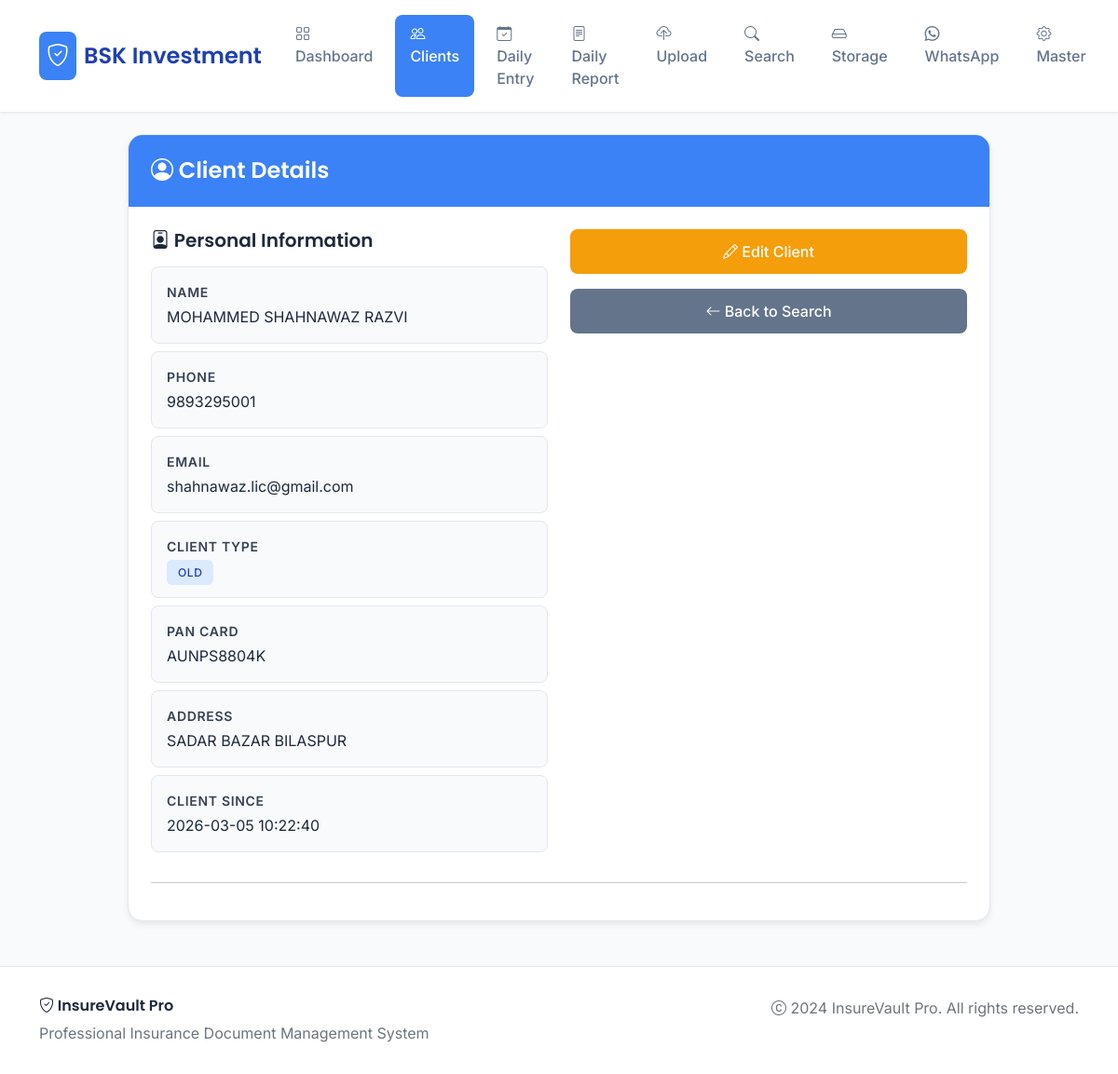
/client/19, run on the app's committed database.
### tables this page shows
CREATE TABLE clients (
            id INTEGER PRIMARY KEY AUTOINCREMENT,
            name TEXT NOT NULL,
            phone TEXT,
            email TEXT,
            folder_name TEXT,
            client_type TEXT,
            policy_number TEXT,
            pan_card TEXT,
            address TEXT,
            created_at TIMESTAMP DEFAULT CURRENT_TIMESTAMP
        , policy_expiry_date TEXT, premium_amount TEXT, policy_type TEXT);

### app.py (the view)
@app.route('/client/<int:client_id>')
def client_details(client_id):
    try:
        conn = get_db_connection()
        if conn is None:
            flash("Database error", "error")
            return redirect(url_for('search_client'))
        client = conn.execute('SELECT * FROM clients WHERE id = ?', (client_id,)).fetchone()
        documents = conn.execute(
            'SELECT * FROM documents WHERE client_id = ? ORDER BY upload_date DESC',
            (client_id,)
        ).fetchall()
        id_entries = conn.execute(
            "SELECT * FROM daily_entries WHERE client_id = ? AND investment_type = 'ID Section' ORDER BY entry_date DESC, id DESC",
            (client_id,)
        ).fetchall()
        conn.close()
        if client is None:
            flash('Client not found!')
            return redirect(url_for('search_client'))
        return render_template('client_details.html', client=client, documents=documents, id_entries=id_entries)
    except Exception as e:
        logger.error(f"Error in client_details: {e}")
        flash("Error loading client details", "error")
        return redirect(url_for('search_client'))

### app.py (called while the page is built)
def get_db_connection():
    try:
        conn = sqlite3.connect('documents.db', timeout=60)
        conn.row_factory = sqlite3.Row
        conn.execute('PRAGMA journal_mode=WAL')
        conn.execute('PRAGMA busy_timeout=60000')
        conn.execute('PRAGMA synchronous=NORMAL')
        return conn
    except sqlite3.Error as e:
        logger.error(f"Database connection error: {e}")
        return None

### templates/client_details.html (shortened to what this page needs)
<!DOCTYPE html>
<html lang="hi">
<head>
    <link href="https://cdn.jsdelivr.net/npm/bootstrap@5.1.3/dist/css/bootstrap.min.css" rel="stylesheet">
    <link rel="stylesheet" href="https://cdn.jsdelivr.net/npm/bootstrap-icons@1.7.2/font/bootstrap-icons.css">
</head>
{% set active_page = 'clients' %}
{% include '_navbar.html' %}
    <div class="container mt-4">
        <div class="row">
            <div class="col-md-10 mx-auto">
                <div class="modern-card">
                    <div class="card-header-modern">
                        <h4 class="mb-0"><i class="bi bi-person-circle"></i> Client Details</h4>
                    </div>
                    <div class="card-body p-4">
                        <div class="row mb-4">
                            <div class="col-md-6">
                                <h5 class="mb-3" style="font-family: 'Poppins', sans-serif; font-weight: 600; color: #1e293b;">
                                    <i class="bi bi-person-badge"></i> Personal Information
                                </h5>
                                <div class="info-card">
                                    <div class="info-label">Name</div>
                                    <div class="info-value">{{ client['name'] }}</div>
                                </div>
                                <div class="info-card">
                                    <div class="info-label">Phone</div>
                                    <div class="info-value">{{ client['phone'] or 'Not provided' }}</div>
                                </div>
                                <div class="info-card">
                                    <div class="info-label">Email</div>
                                    <div class="info-value">{{ client['email'] or 'Not provided' }}</div>
                                </div>
                                <div class="info-card">
                                    <div class="info-label">Client Type</div>
                                    <div class="info-value">
                                        {% if client['client_type'] %}
                                            <span class="badge-modern badge-primary">{{ client['client_type'] }}</span>
                                        {% else %}
                                            <span class="badge-modern badge-secondary">Not specified</span>
                                        {% endif %}
                                    </div>
                                </div>
                                {% if client['pan_card'] %}
                                <div class="info-card">
                                    <div class="info-label">PAN Card</div>
                                    <div class="info-value">{{ client['pan_card'] }}</div>
                                </div>
                                {% endif %}
                                {% if client['address'] %}
                                <div class="info-card">
                                    <div class="info-label">Address</div>
                                    <div class="info-value">{{ client['address'] }}</div>
                                </div>
                                {% endif %}
                                <div class="info-card">
                                    <div class="info-label">Client Since</div>
                                    <div class="info-value">{{ client['created_at'] }}</div>
                                </div>
                            </div>
                            <div class="col-md-6">
                                <div class="d-grid gap-3">
                                    <a href="{{ url_for('edit_client', client_id=client['id']) }}" class="btn btn-warning-custom">
                                        <i class="bi bi-pencil"></i> Edit Client
                                    </a>
                                    <a href="/search_client" class="btn btn-secondary-custom">
                                        <i class="bi bi-arrow-left"></i> Back to Search
                                    </a>
                                </div>
                            </div>
                        </div>
                        <hr>
                    </div>
                </div>
            </div>
        </div>
    </div>
    <footer class="footer">
        <div class="container">
            <div class="row">
                <div class="col-md-6">
                    <h6 style="font-family: 'Poppins', sans-serif; font-weight: 600; color: #1e293b;">
                        <i class="bi bi-shield-check"></i> InsureVault Pro
                    </h6>
                    <p class="text-muted mb-0">Professional Insurance Document Management System</p>
                </div>
                <div class="col-md-6 text-md-end">
                    <p class="text-muted mb-0">
                        <i class="bi bi-c-circle"></i> 2024 InsureVault Pro. All rights reserved.
                    </p>
                </div>
            </div>
        </div>
    </footer>
</body>
</html>

### templates/client_details.html (style rules this page uses)
* { margin: 0; padding: 0; box-sizing: border-box; }
.modern-card { background: white; border-radius: 16px; box-shadow: 0 4px 6px rgba(0,0,0,0.07); border: 1px solid #e2e8f0; overflow: hidden; }
.card-header-modern { background: #3b82f6; color: white; padding: 1.5rem; border: none; }
.card-header-modern h4 { margin: 0; font-weight: 600; font-family: 'Poppins', sans-serif; }
.btn-warning-custom { background: #f59e0b; border: none; color: white; padding: 0.75rem 1.5rem; border-radius: 8px; font-weight: 500; transition: all 0.3s ease; }
.btn-secondary-custom { background: #64748b; border: none; color: white; padding: 0.75rem 1.5rem; border-radius: 8px; font-weight: 500; transition: all 0.3s ease; }
.info-card { background: #f8fafc; border: 1px solid #e2e8f0; border-radius: 8px; padding: 1rem; margin-bottom: 0.5rem; }
.info-label { font-weight: 600; color: #374151; font-size: 0.875rem; text-transform: uppercase; letter-spacing: 0.05em; }
.info-value { color: #1e293b; font-size: 1rem; margin-top: 0.25rem; }
.badge-modern { padding: 0.375rem 0.75rem; border-radius: 6px; font-weight: 500; font-size: 0.75rem; text-transform: uppercase; letter-spacing: 0.05em; }
.badge-primary { background: #dbeafe; color: #1e40af; }
.footer { background: white; border-top: 1px solid #e2e8f0; padding: 2rem 0; margin-top: 3rem; }

### data on the page
clients: name "MOHAMMED SHAHNAWAZ RAZVI", phone "9893295001", email "shahnawaz.lic@gmail.com", client_type "OLD", pan_card "AUNPS8804K", address "SADAR BAZAR BILASPUR", created_at "2026-03-05 10:22:40"
